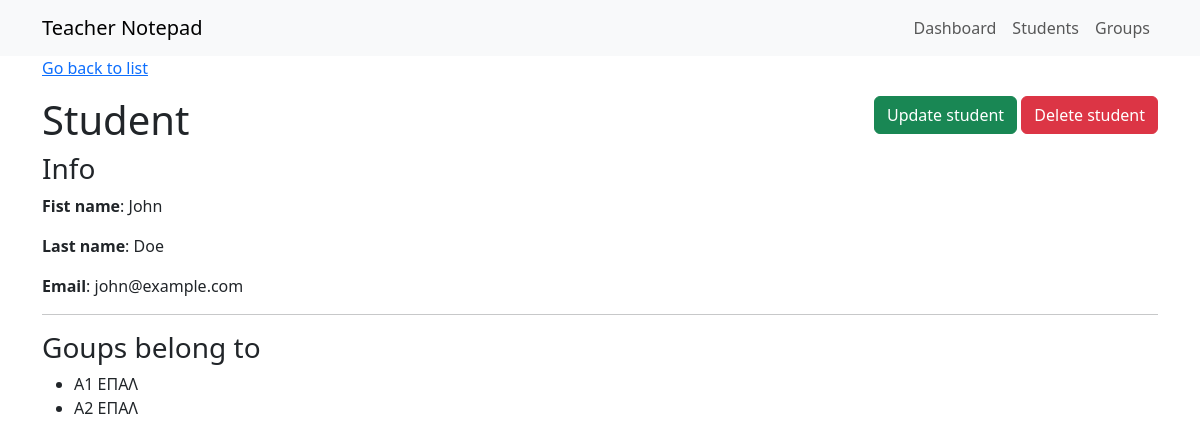
The page /dashboard/student/1 on the database its author committed.
### teachernotepad/models.py (models this page shows, shortened)
class Student(models.Model):
    first_name = models.CharField(max_length=40)
    last_name = models.CharField(max_length=40)
    email = models.EmailField(blank=True)
    comments = models.TextField(blank=True)

class Group(models.Model):
    title = models.CharField(max_length=60)
    subject = models.CharField(max_length=60, blank=True)
    students = models.ManyToManyField(Student, blank=True)

### teachernotepad/views.py (the view)
# urls.py: path('student/<int:pk>', views.StudentDetailView.as_view(), name='student-detail'),
class StudentDetailView(generic.DetailView):
    model = Student

### teachernotepad/templates/teachernotepad/student_detail.html
{% extends 'base.html' %}
{% block content %}
    <p><a href="{% url 'student-list' %}">Go back to list</a></p>
    <section class="d-flex justify-content-between">
        <h1>Student</h1>
        <div>
            <span><a href="{% url 'student-update' student.id %}" class="btn btn-success">Update student</a></span>
            <span><a href="{% url 'student-delete' student.id %}" class="btn btn-danger">Delete student</a></span>
        </div>
    </section>
    <h3>Info</h3>
    <p><strong>Fist name</strong>: {{ student.first_name }}</p>
    <p><strong>Last name</strong>: {{ student.last_name }}</p>
    <p><strong>Email</strong>: {{ student.email }}</p>
    <hr>
    <h3>Goups belong to</h3>
    <ul>
    {% for gr in student.group_set.all %}
        <li>{{ gr.title}}</li>
    {% endfor %}
    </ul>
{% endblock content %}

### rows shown on the page
Student: first_name "John", last_name "Doe", email "john@example.com"
Group: title "Α1 ΕΠΑΛ"
Group: title "Α2 ΕΠΑΛ"
